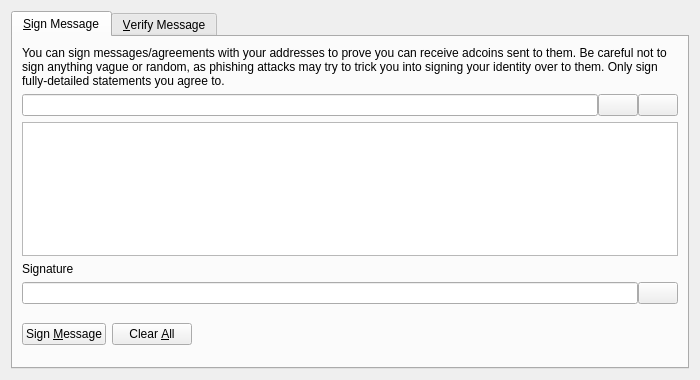
<?xml version="1.0" encoding="UTF-8"?>
<ui version="4.0">
 <class>SignVerifyMessageDialog</class>
 <widget class="QDialog" name="SignVerifyMessageDialog">
  <property name="geometry">
   <rect>
    <x>0</x>
    <y>0</y>
    <width>700</width>
    <height>380</height>
   </rect>
  </property>
  <property name="windowTitle">
   <string>Signatures - Sign / Verify a Message</string>
  </property>
  <property name="modal">
   <bool>true</bool>
  </property>
  <layout class="QVBoxLayout" name="verticalLayout">
   <item>
    <widget class="QTabWidget" name="tabWidget">
     <property name="currentIndex">
      <number>0</number>
     </property>
     <widget class="QWidget" name="tabSignMessage">
      <attribute name="title">
       <string>&amp;Sign Message</string>
      </attribute>
      <layout class="QVBoxLayout" name="verticalLayout_SM">
       <item>
        <widget class="QLabel" name="infoLabel_SM">
         <property name="text">
          <string>You can sign messages/agreements with your addresses to prove you can receive adcoins sent to them. Be careful not to sign anything vague or random, as phishing attacks may try to trick you into signing your identity over to them. Only sign fully-detailed statements you agree to.</string>
         </property>
         <property name="textFormat">
          <enum>Qt::PlainText</enum>
         </property>
         <property name="wordWrap">
          <bool>true</bool>
         </property>
        </widget>
       </item>
       <item>
        <layout class="QHBoxLayout" name="horizontalLayout_1_SM">
         <property name="spacing">
          <number>0</number>
         </property>
         <item>
          <widget class="QValidatedLineEdit" name="addressIn_SM">
           <property name="toolTip">
            <string>The Litecoin address to sign the message with</string>
           </property>
          </widget>
         </item>
         <item>
          <widget class="QPushButton" name="addressBookButton_SM">
           <property name="toolTip">
            <string>Choose previously used address</string>
           </property>
           <property name="text">
            <string/>
           </property>
           <property name="icon">
            <iconset resource="../bitcoin.qrc">
             <normaloff>:/icons/address-book</normaloff>:/icons/address-book</iconset>
           </property>
           <property name="shortcut">
            <string>Alt+A</string>
           </property>
           <property name="autoDefault">
            <bool>false</bool>
           </property>
          </widget>
         </item>
         <item>
          <widget class="QPushButton" name="pasteButton_SM">
           <property name="toolTip">
            <string>Paste address from clipboard</string>
           </property>
           <property name="text">
            <string/>
           </property>
           <property name="icon">
            <iconset resource="../bitcoin.qrc">
             <normaloff>:/icons/editpaste</normaloff>:/icons/editpaste</iconset>
           </property>
           <property name="shortcut">
            <string>Alt+P</string>
           </property>
           <property name="autoDefault">
            <bool>false</bool>
           </property>
          </widget>
         </item>
        </layout>
       </item>
       <item>
        <widget class="QPlainTextEdit" name="messageIn_SM">
         <property name="toolTip">
          <string>Enter the message you want to sign here</string>
         </property>
        </widget>
       </item>
       <item>
        <widget class="QLabel" name="signatureLabel_SM">
         <property name="text">
          <string>Signature</string>
         </property>
         <property name="textFormat">
          <enum>Qt::PlainText</enum>
         </property>
        </widget>
       </item>
       <item>
        <layout class="QHBoxLayout" name="horizontalLayout_2_SM">
         <property name="spacing">
          <number>0</number>
         </property>
         <item>
          <widget class="QLineEdit" name="signatureOut_SM">
           <property name="font">
            <font>
             <italic>true</italic>
            </font>
           </property>
           <property name="readOnly">
            <bool>true</bool>
           </property>
          </widget>
         </item>
         <item>
          <widget class="QPushButton" name="copySignatureButton_SM">
           <property name="toolTip">
            <string>Copy the current signature to the system clipboard</string>
           </property>
           <property name="text">
            <string/>
           </property>
           <property name="icon">
            <iconset resource="../bitcoin.qrc">
             <normaloff>:/icons/editcopy</normaloff>:/icons/editcopy</iconset>
           </property>
           <property name="autoDefault">
            <bool>false</bool>
           </property>
          </widget>
         </item>
        </layout>
       </item>
       <item>
        <layout class="QHBoxLayout" name="horizontalLayout_3_SM">
         <item>
          <widget class="QPushButton" name="signMessageButton_SM">
           <property name="toolTip">
            <string>Sign the message to prove you own this Litecoin address</string>
           </property>
           <property name="text">
            <string>Sign &amp;Message</string>
           </property>
           <property name="icon">
            <iconset resource="../bitcoin.qrc">
             <normaloff>:/icons/edit</normaloff>:/icons/edit</iconset>
           </property>
           <property name="autoDefault">
            <bool>false</bool>
           </property>
          </widget>
         </item>
         <item>
          <widget class="QPushButton" name="clearButton_SM">
           <property name="toolTip">
            <string>Reset all sign message fields</string>
           </property>
           <property name="text">
            <string>Clear &amp;All</string>
           </property>
           <property name="icon">
            <iconset resource="../bitcoin.qrc">
             <normaloff>:/icons/remove</normaloff>:/icons/remove</iconset>
           </property>
           <property name="autoDefault">
            <bool>false</bool>
           </property>
          </widget>
         </item>
         <item>
          <spacer name="horizontalSpacer_1_SM">
           <property name="orientation">
            <enum>Qt::Horizontal</enum>
           </property>
           <property name="sizeHint" stdset="0">
            <size>
             <width>40</width>
             <height>48</height>
            </size>
           </property>
          </spacer>
         </item>
         <item>
          <widget class="QLabel" name="statusLabel_SM">
           <property name="font">
            <font>
             <weight>75</weight>
             <bold>true</bold>
            </font>
           </property>
           <property name="text">
            <string/>
           </property>
           <property name="wordWrap">
            <bool>true</bool>
           </property>
          </widget>
         </item>
         <item>
          <spacer name="horizontalSpacer_2_SM">
           <property name="orientation">
            <enum>Qt::Horizontal</enum>
           </property>
           <property name="sizeHint" stdset="0">
            <size>
             <width>40</width>
             <height>48</height>
            </size>
           </property>
          </spacer>
         </item>
        </layout>
       </item>
      </layout>
     </widget>
     <widget class="QWidget" name="tabVerifyMessage">
      <attribute name="title">
       <string>&amp;Verify Message</string>
      </attribute>
      <layout class="QVBoxLayout" name="verticalLayout_VM">
       <item>
        <widget class="QLabel" name="infoLabel_VM">
         <property name="text">
          <string>Enter the receiver's address, message (ensure you copy line breaks, spaces, tabs, etc. exactly) and signature below to verify the message. Be careful not to read more into the signature than what is in the signed message itself, to avoid being tricked by a man-in-the-middle attack. Note that this only proves the signing party receives with the address, it cannot prove sendership of any transaction!</string>
         </property>
         <property name="textFormat">
          <enum>Qt::PlainText</enum>
         </property>
         <property name="alignment">
          <set>Qt::AlignLeading|Qt::AlignLeft|Qt::AlignTop</set>
         </property>
         <property name="wordWrap">
          <bool>true</bool>
         </property>
        </widget>
       </item>
       <item>
        <layout class="QHBoxLayout" name="horizontalLayout_1_VM">
         <property name="spacing">
          <number>0</number>
         </property>
         <item>
          <widget class="QValidatedLineEdit" name="addressIn_VM">
           <property name="toolTip">
            <string>The Litecoin address the message was signed with</string>
           </property>
          </widget>
         </item>
         <item>
          <widget class="QPushButton" name="addressBookButton_VM">
           <property name="toolTip">
            <string>Choose previously used address</string>
           </property>
           <property name="text">
            <string/>
           </property>
           <property name="icon">
            <iconset resource="../bitcoin.qrc">
             <normaloff>:/icons/address-book</normaloff>:/icons/address-book</iconset>
           </property>
           <property name="shortcut">
            <string>Alt+A</string>
           </property>
           <property name="autoDefault">
            <bool>false</bool>
           </property>
          </widget>
         </item>
        </layout>
       </item>
       <item>
        <widget class="QPlainTextEdit" name="messageIn_VM"/>
       </item>
       <item>
        <widget class="QValidatedLineEdit" name="signatureIn_VM"/>
       </item>
       <item>
        <layout class="QHBoxLayout" name="horizontalLayout_2_VM">
         <item>
          <widget class="QPushButton" name="verifyMessageButton_VM">
           <property name="toolTip">
            <string>Verify the message to ensure it was signed with the specified Litecoin address</string>
           </property>
           <property name="text">
            <string>Verify &amp;Message</string>
           </property>
           <property name="icon">
            <iconset resource="../bitcoin.qrc">
             <normaloff>:/icons/transaction_0</normaloff>:/icons/transaction_0</iconset>
           </property>
           <property name="autoDefault">
            <bool>false</bool>
           </property>
          </widget>
         </item>
         <item>
          <widget class="QPushButton" name="clearButton_VM">
           <property name="toolTip">
            <string>Reset all verify message fields</string>
           </property>
           <property name="text">
            <string>Clear &amp;All</string>
           </property>
           <property name="icon">
            <iconset resource="../bitcoin.qrc">
             <normaloff>:/icons/remove</normaloff>:/icons/remove</iconset>
           </property>
           <property name="autoDefault">
            <bool>false</bool>
           </property>
          </widget>
         </item>
         <item>
          <spacer name="horizontalSpacer_1_VM">
           <property name="orientation">
            <enum>Qt::Horizontal</enum>
           </property>
           <property name="sizeHint" stdset="0">
            <size>
             <width>40</width>
             <height>48</height>
            </size>
           </property>
          </spacer>
         </item>
         <item>
          <widget class="QLabel" name="statusLabel_VM">
           <property name="font">
            <font>
             <weight>75</weight>
             <bold>true</bold>
            </font>
           </property>
           <property name="text">
            <string/>
           </property>
           <property name="wordWrap">
            <bool>true</bool>
           </property>
          </widget>
         </item>
         <item>
          <spacer name="horizontalSpacer_2_VM">
           <property name="orientation">
            <enum>Qt::Horizontal</enum>
           </property>
           <property name="sizeHint" stdset="0">
            <size>
             <width>40</width>
             <height>48</height>
            </size>
           </property>
          </spacer>
         </item>
        </layout>
       </item>
      </layout>
     </widget>
    </widget>
   </item>
  </layout>
 </widget>
 <customwidgets>
  <customwidget>
   <class>QValidatedLineEdit</class>
   <extends>QLineEdit</extends>
   <header>qvalidatedlineedit.h</header>
  </customwidget>
 </customwidgets>
 <resources>
  <include location="../bitcoin.qrc"/>
 </resources>
 <connections/>
</ui>
